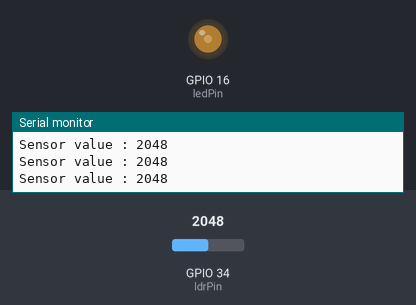
Bench run of a sketch on a simulated ESP32. Shown: output pins drawn as LEDs (lit = HIGH), the last lines printed to the serial monitor. The test bench sets the inputs (shaded band); at power-on: GPIO 34 (ldrPin) = 2048.

Above: at 1.2 s.
1.3 s: GPIO 34 (ldrPin) set to 2866
At 1.8 s:
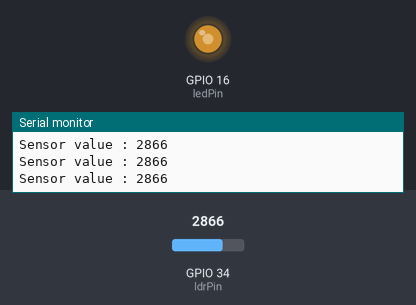
2.8 s: GPIO 34 (ldrPin) set to 3603
At 3.1 s:
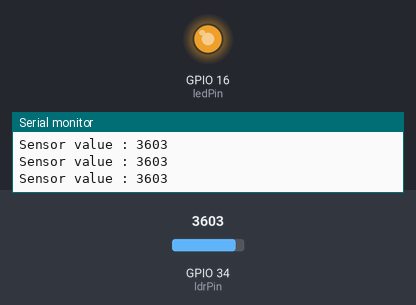
4.3 s: GPIO 34 (ldrPin) set to 1228
At 5.5 s:
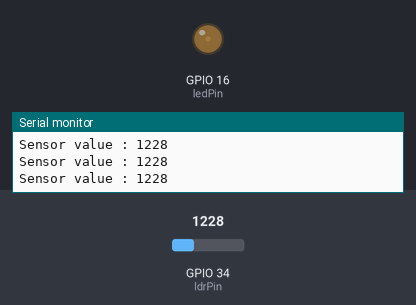
5.8 s: GPIO 34 (ldrPin) set to 491
At 6.9 s:
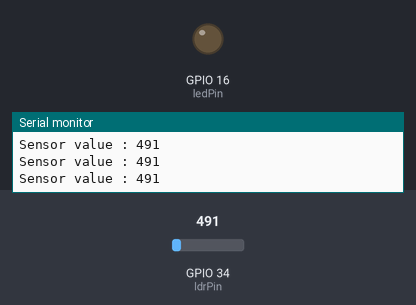
7.3 s: GPIO 34 (ldrPin) set to 2047
At 8.2 s:
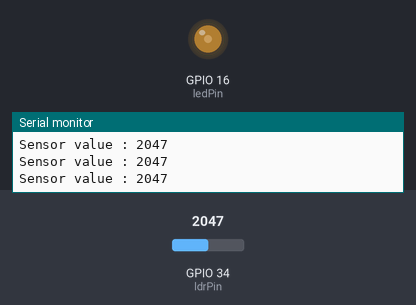
8.8 s: GPIO 34 (ldrPin) set to 0
At 9.4 s:
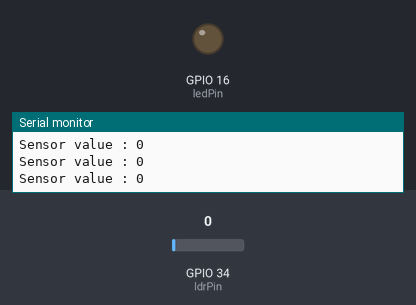
Timing chart, 0 to 11.3 s (numbered marks = the images above; inputs shaded):
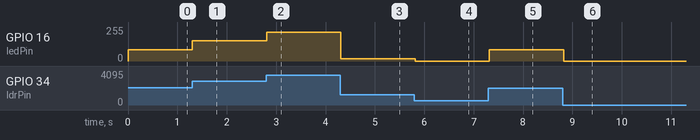

The sketch:

ldr.ino
```cpp
const int ldrPin = 34;
const int ledPin = 16;

float voltage;
float pwmValue;
int sensorValue;

void setup() {
  Serial.begin(115200);
  pinMode(ledPin, OUTPUT);
}

void loop() {
  sensorValue = analogRead(ldrPin);
  Serial.print("Sensor value : ");
  Serial.println(sensorValue);

  pwmValue = map(sensorValue, 1000, 4095, 0, 255);
  analogWrite(ledPin, pwmValue);

  delay(100);
}
```

Measured:
- after the input at 1.3 s, GPIO 16 (ledPin): 86/255 → 153/255 at once
- after the input at 2.8 s, GPIO 16 (ledPin): 153/255 → 214/255 at once
- after the input at 4.3 s, GPIO 16 (ledPin): 214/255 → 18/255 at once
- after the input at 5.8 s, GPIO 16 (ledPin): 18/255 → 0/255 at once
- after the input at 7.3 s, GPIO 16 (ledPin): 0/255 → 86/255 at once
- after the input at 8.8 s, GPIO 16 (ledPin): 86/255 → 0/255 at once
